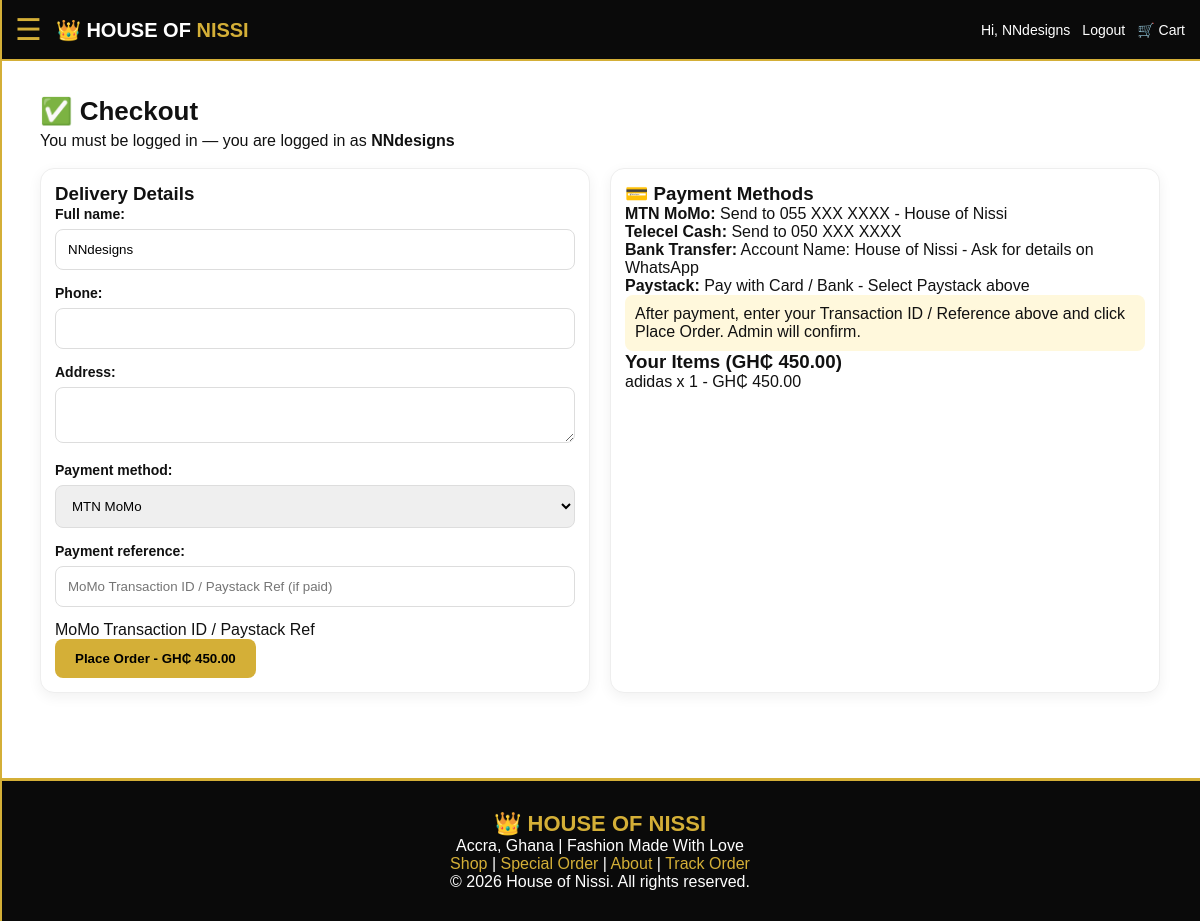
Screenshot of /checkout/ (signed in) with the database file from the repository.
### core/models.py (models this page shows, shortened)
class CartItem(models.Model):
    user = models.ForeignKey(User, on_delete=models.CASCADE)
    product = models.ForeignKey(Product, on_delete=models.CASCADE)
    quantity = models.PositiveIntegerField(default=1)
    created_at = models.DateTimeField(auto_now_add=True)
    def total(self):
        return self.product.price * self.quantity

class Product(models.Model):
    category = models.ForeignKey(Category, on_delete=models.CASCADE, related_name='products')
    name = models.CharField(max_length=200)
    price = models.DecimalField(max_digits=10, decimal_places=2)
    old_price = models.DecimalField(max_digits=10, decimal_places=2, blank=True, null=True)
    description = models.TextField(blank=True)
    image = models.ImageField(upload_to='products/', blank=True, null=True)
    is_available = models.BooleanField(default=True)
    is_featured = models.BooleanField(default=False)
    created_at = models.DateTimeField(auto_now_add=True)

### core/views.py (the view)
# urls.py: path('checkout/', views.checkout, name='checkout'),
@login_required
def checkout(request):
    items = CartItem.objects.filter(user=request.user)
    if not items.exists():
        messages.error(request, 'Your cart is empty.')
        return redirect('shop')
    total = sum(i.total() for i in items)
    if request.method == 'POST':
        form = CheckoutForm(request.POST)
        if form.is_valid():
            order = form.save(commit=False)
            order.user = request.user
            order.total_amount = total
            order.save()
            for i in items:
                OrderItem.objects.create(order=order, product=i.product, quantity=i.quantity, price=i.product.price)
            items.delete()
            messages.success(request, f'Order #{order.id} placed! Pay with {order.payment_method} and send reference.')
            return redirect('my_orders')
    else:
        form = CheckoutForm(initial={'full_name': request.user.username})
    return render(request, 'core/checkout.html', {'form': form, 'items': items, 'total': total})

### core/forms.py
class CheckoutForm(forms.ModelForm):
    class Meta:
        model = Order
        fields = ['full_name', 'phone', 'address', 'payment_method', 'payment_reference']
        widgets = {
            'address': forms.Textarea(attrs={'rows': 2}),
            'payment_reference': forms.TextInput(attrs={'placeholder': 'MoMo Transaction ID / Paystack Ref (if paid)'}),
        }

### templates/core/checkout.html
{% extends 'core/base.html' %}
{% block content %}
<div class="section"><h2>✅ Checkout</h2><p>You must be logged in — you are logged in as <b>{{ user.username }}</b></p><br>
<div style="display:grid;grid-template-columns:1fr 1fr;gap:20px"><div class="card"><h3>Delivery Details</h3><form method="post">{% csrf_token %}{{ form.as_p }}<button class="btn">Place Order - GH₵ {{ total }}</button></form></div>
<div class="card"><h3>💳 Payment Methods</h3><p><b>MTN MoMo:</b> Send to 055 XXX XXXX - House of Nissi<br><b>Telecel Cash:</b> Send to 050 XXX XXXX<br><b>Bank Transfer:</b> Account Name: House of Nissi - Ask for details on WhatsApp<br><b>Paystack:</b> Pay with Card / Bank - Select Paystack above</p><p style="background:#fff8dc;padding:10px;border-radius:8px">After payment, enter your Transaction ID / Reference above and click Place Order. Admin will confirm.</p><h3>Your Items (GH₵ {{ total }})</h3>{% for i in items %}<p>{{ i.product.name }} x {{ i.quantity }} - GH₵ {{ i.total }}</p>{% endfor %}</div></div></div>
{% endblock %}

### templates/core/base.html (shortened to what this page needs)
{% load static %}
<!DOCTYPE html>
<html lang="en">
<head>
</head>
<body>
<header>
<button class="menu-btn" onclick="openMenu()">☰</button>
<a href="/" class="logo">👑 HOUSE OF <b>NISSI</b></a>
<div class="top-right">
{% if user.is_authenticated %}<a href="/my-orders/">Hi, {{ user.username }}</a><a href="/logout/">Logout</a>{% else %}<a href="/login/">Login</a><a class="gold" href="/signup/">Sign Up</a>{% endif %}
<a href="/cart/">🛒 Cart</a>
</div>
</header>
<div id="mySidebar" class="sidebar">
<a href="/"></a><a href="/shop/"></a><a href="/special-order/"></a><a href="/cart/"></a><a href="/my-orders/"></a><a href="/track-order/"></a><a href="/about/"></a><a href="/admin/"></a>
</div>
<div class="main">
{% block content %}{% endblock %}
</div>
<footer>
<p style="font-size:22px;color:#D4AF37;font-weight:900">👑 HOUSE OF NISSI</p>
<p>Accra, Ghana | Fashion Made With Love</p>
<p><a href="/shop/">Shop</a> | <a href="/special-order/">Special Order</a> | <a href="/about/">About</a> | <a href="/track-order/">Track Order</a></p>
<p>© 2026 House of Nissi. All rights reserved.</p>
</footer>
</body>
</html>

### templates/core/base.html (style rules this page uses)
* { margin:0;padding:0;box-sizing:border-box }
body { font-family:Arial,sans-serif;background:#fff;color:#111 }
:root { --gold:#D4AF37;--gold2:#C9A227;--black:#0a0a0a }
header { background:var(--black);padding:12px 15px;display:flex;align-items:center;gap:14px;position:sticky;top:0;z-index:100;border-bottom:2px solid var(--gold) }
.menu-btn { background:none;border:none;color:var(--gold);font-size:30px;cursor:pointer }
.logo { color:white;font-size:20px;font-weight:900;text-decoration:none }
.logo b { color:var(--gold) }
.top-right { margin-left:auto;display:flex;gap:12px;align-items:center }
.top-right a { color:white;text-decoration:none;font-size:14px }
.sidebar { height:100%;width:0;position:fixed;top:0;left:0;background:#0a0a0a;overflow-x:hidden;transition:.3s;padding-top:60px;z-index:200;border-right:2px solid var(--gold) }
.sidebar a { padding:14px 25px;text-decoration:none;font-size:17px;color:white;display:block;border-bottom:1px solid #222 }
.main { max-width:1150px;margin:0 auto;padding:0 15px }
.btn { background:var(--gold);color:black;padding:12px 20px;border-radius:8px;text-decoration:none;display:inline-block;border:none;cursor:pointer;font-weight:900 }
.card { background:white;border:1px solid #eee;border-radius:14px;padding:14px;box-shadow:0 4px 14px rgba(0,0,0,.06) }
input,select,textarea { width:100%;padding:12px;border:1px solid #ddd;border-radius:8px;margin:6px 0 14px }
label { font-weight:bold;font-size:14px }
footer { background:#0a0a0a;color:white;text-align:center;padding:30px 15px;margin-top:50px;border-top:3px solid var(--gold) }
footer a { color:var(--gold);text-decoration:none }
.section { padding:35px 0 }
.section h2 { font-size:26px;margin-bottom:5px }

### rows the page displays
CartItem: product.name "adidas", quantity "1", total "450.00"

### other values shown
{{ user.username }} "NNdesigns"
{{ total }} "450.00"
